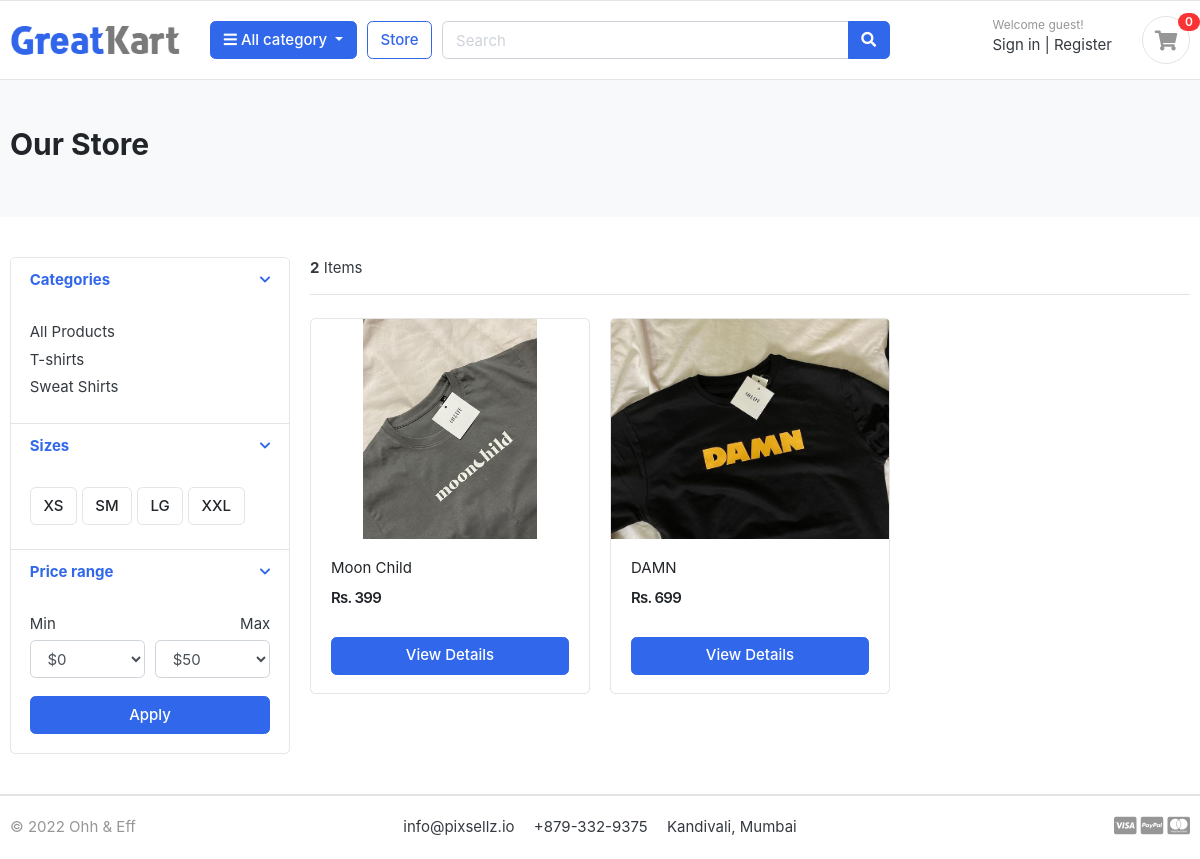
/store/, run on the app's committed database.
### category/models.py (models this page shows, shortened)
class Category(models.Model):
    category_name = models.CharField(max_length=50, unique=True)
    slug = models.SlugField(max_length=100, unique=True)
    description = models.TextField(max_length=255, blank=True)
    category_image = models.ImageField(upload_to='photos/categories', blank=True)
    class Meta:
        verbose_name = 'category'
        verbose_name_plural = 'categories'
    def get_url(self):
        return reverse('products_by_category', args=[self.slug])

### store/models.py (models this page shows, shortened)
class Product(models.Model):
    product_name = models.CharField(max_length=200, unique=True)
    slug = models.SlugField(max_length=200, unique=True)
    product_description = models.TextField(max_length=200, blank=True)
    price = models.IntegerField()
    images = models.ImageField(upload_to = 'photos/products')
    stock = models.IntegerField()
    is_available = models.BooleanField(default=True)
    created_date = models.DateTimeField(auto_now_add=True)
    modified_date = models.DateTimeField(auto_now=True)
    category = models.ForeignKey(Category, on_delete=models.CASCADE)
    def get_url(self):
        return reverse('product_detail', args=[self.category.slug, self.slug])

### store/views.py (the view)
# urls.py: path('store/', include('store.urls')),
def store(request, category_slug = None):
    categories = None
    products = None
    if category_slug != None:
        categories = get_object_or_404(Category, slug = category_slug)
        products = Product.objects.all().filter(category=categories, is_available=True)
        paginator = Paginator(products, 6)
        page = request.GET.get('page')
        paged_products = paginator.get_page(page)
        product_count = products.count()
    else:
        products = Product.objects.all().filter(is_available=True).order_by('id')
        paginator = Paginator(products, 6)
        page = request.GET.get('page')
        paged_products = paginator.get_page(page)
        product_count = products.count()
    context = {
        'products' : paged_products,
        'product_count' : product_count
    }
    return render(request, 'store/store.html', context=context)

### carts/context_processors.py (called while the page is built)
def counter(request, cart_count = 0):
    if 'admin' in request.path:
        return {}
    else:
        try:
            cart = Cart.objects.filter(cart_id = _cart_id(request))
            if request.user.is_authenticated:
                cart_items = CartItem.objects.all().filter(user=request.user)
            else:
                cart_items = CartItem.objects.all().filter(cart=cart[:1])
            for cart_item in cart_items:
                cart_count += cart_item.quantity
        except Cart.DoesNotExist:
            cart_count = 0
    return dict(cart_count=cart_count)

### carts/views.py (called while the page is built)
def _cart_id(request):
    cart = request.session.session_key
    if not cart:
        cart = request.session.create()
    return cart

### category/context_processors.py (called while the page is built)
def menu_links(request):
    links = Category.objects.all()
    return dict(links = links)

### templates/store/store.html (shortened to what this page needs)
{% extends 'base.html' %}
{% load static %}
{% block content %}
    <section class="section-pagetop bg">
    <div class="container">
        {% if 'search' in request.path %}
            <h2 class="title-page">Search Result</h2>
        {% else %}
            <h2 class="title-page">Our Store</h2>
        {% endif %}
    </div>
    </section>
<section class="section-content padding-y">
    <div class="container">
    <div class="row">
        <aside class="col-md-3">
    <div class="card">
        <article class="filter-group">
            <header class="card-header">
                <a href="#" data-toggle="collapse" data-target="#collapse_1" aria-expanded="true" class="">
                    <i class="icon-control fa fa-chevron-down"></i>
                    <h6 class="title">Categories</h6>
                </a>
            </header>
            <div class="filter-content collapse show" id="collapse_1" style="">
                <div class="card-body">
                    <ul class="list-menu">
                        <li><a href="{% url 'store' %}">All Products</a></li>
                        {% for category in links %}
                            <li><a href="{{ category.get_url }}">{{ category.category_name }}</a></li>
                        {% endfor %}
                    </ul>
                </div>
            </div>
        </article>
        <article class="filter-group">
            <header class="card-header">
                <a href="#" data-toggle="collapse" data-target="#collapse_4" aria-expanded="true" class="">
                    <i class="icon-control fa fa-chevron-down"></i>
                    <h6 class="title">Sizes </h6>
                </a>
            </header>
            <div class="filter-content collapse show" id="collapse_4" style="">
                <div class="card-body">
                  <label class="checkbox-btn">
                    <span class="btn btn-light"> XS </span>
                  </label>
                  <label class="checkbox-btn">
                    <span class="btn btn-light"> SM </span>
                  </label>
                  <label class="checkbox-btn">
                    <span class="btn btn-light"> LG </span>
                  </label>
                  <label class="checkbox-btn">
                    <span class="btn btn-light"> XXL </span>
                  </label>
            </div>
            </div>
        </article>
        <article class="filter-group">
            <header class="card-header">
                <a href="#" data-toggle="collapse" data-target="#collapse_3" aria-expanded="true" class="">
                    <i class="icon-control fa fa-chevron-down"></i>
                    <h6 class="title">Price range </h6>
                </a>
            </header>
            <div class="filter-content collapse show" id="collapse_3" style="">
                <div class="card-body">
                    <div class="form-row">
                    <div class="form-group col-md-6">
                      <label>Min</label>
                          <select class="mr-2 form-control">
                            <option value="0">$0</option>
                        </select>
                    </div>
                    <div class="form-group text-right col-md-6">
                      <label>Max</label>
                          <select class="mr-2 form-control">
                            <option value="50">$50</option>
                        </select>
                    </div>
                    </div>
                    <button class="btn btn-block btn-primary">Apply</button>
                </div>
            </div>
        </article>
    </div>
        </aside>
        <main class="col-md-9">
    <header class="border-bottom mb-4 pb-3">
            <div class="form-inline">
                <span class="mr-md-auto"><b>{{product_count}}</b> Items</span>
            </div>
    </header>
    <div class="row">
        {% if products %}
        {% for product in products %}
        <div class="col-md-4">
            <figure class="card card-product-grid">
                <div class="img-wrap">
                    <a href="{{product.get_url}}"><img src="{{product.images.url}}"></a>
                </div>
                <figcaption class="info-wrap">
                    <div class="fix-height">
                        <a href="{{product.get_url}}" class="title">{{ product.product_name | capfirst }}</a>
                        <div class="price-wrap mt-2">
                            <span class="price">Rs. {{ product.price}}</span>
                        </div>
                    </div>
                    <a href="{{product.get_url}}" class="btn btn-block btn-primary">View Details</a>
                </figcaption>
            </figure>
        </div>
        {% endfor %}
        {% else %}
        <div>
            <h2>No result found. Try again later</h2>
        </div>
        {% endif %}
    </div>
        </main>
    </div>
    </div>
    </section>
{% endblock %}

### e_commerce/static/css/ui.css (style rules this page uses)
html { font-family: "Inter", sans-serif; font-size: 15px; }
.img-wrap { text-align: center; display: block; }
.img-wrap img { max-width: 100%; }
.price-wrap { letter-spacing: -0.7px; }
.padding-y { padding-top: 40px; padding-bottom: 40px; }
figure { margin-bottom: 0; }
article:after, .form-group:after { display: block; clear: both; content: ""; }
.bg { background-color: #f8f9fa; }
.title-page { color: #212529; }
.btn-light { background-color: #fff; border-color: #e4e4e4; }
[class*=list-] li:after { visibility: hidden; display: block; content: ""; overflow: hidden; height: 0; clear: both; }
.list-menu { list-style: none; margin: 0; padding-left: 0; }
.list-menu li { margin-bottom: 5px; }
.list-menu a { color: #343a40; }
[class*=card-product] a.title { color: #212529; display: block; }
[class*=card-product] .img-wrap { overflow: hidden; position: relative; }
[class*=card-product] .img-wrap img { height: 100%; max-width: 100%; width: auto; display: inline-block; -o-object-fit: cover; object-fit: cover; }
.card-product-grid { margin-bottom: 20px; }
.card-product-grid .img-wrap { border-radius: 0.2rem 0.2rem 0 0; height: 220px; }
.card-product-grid .info-wrap { overflow: hidden; padding: 18px 20px; }
.card-product-grid .fix-height { height: 80px; overflow: hidden; }
.card .img-wrap { overflow: hidden; }
.price { font-weight: 600; color: #212529; }
.icon-control { margin-top: 5px; float: right; font-size: 80%; }
.card-header .title { margin-bottom: 0; line-height: 1.5; }
.filter-group { border-bottom: 1px solid #e4e4e4; }
.filter-group .card-header { border-bottom: 0; }
.filter-group:last-child { border-bottom: 0; }
.checkbox-btn { position: relative; }
.section-pagetop { padding: 45px 0; }

### data on the page
Category: category_name "T-shirts"
Category: category_name "Sweat Shirts"
Product: images (picture), product_name "Moon Child", price "399"
Product: images (picture), product_name "DAMN", price "699"

### other printed values
{{ cart_count }} "0"
{{ product_count }} "2"
